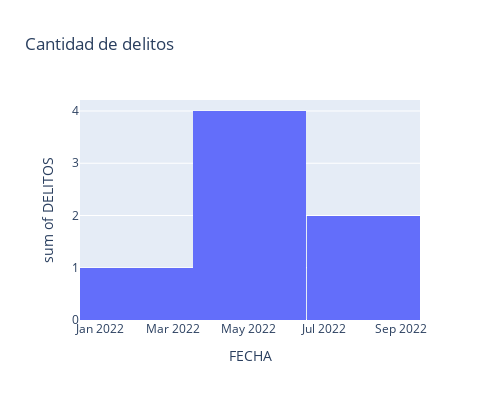

Notebook code for this chart:
### Code cell
fig = px.histogram(df, x='FECHA', y='DELITOS', title='Cantidad de delitos')
fig.update_layout(width=500, height=400)
fig.show()

### Figure 1 — Plotly figure (JSON) as saved in the notebook; plotly's stock layout.template omitted (floating-point values rounded to 4 significant figures)
{"data": [{"alignmentgroup": "True", "bingroup": "x", "histfunc": "sum", "hovertemplate": "FECHA=%{x}<br>sum of DELITOS=%{y}<extra></extra>", "legendgroup": "", "marker": {"color": "#636efa", "pattern": {"shape": ""}}, "name": "", "offsetgroup": "", "orientation": "v", "showlegend": false, "type": "histogram", "x": ["2022-01-01T00:00:00", "2022-01-01T00:00:00", "2022-01-01T00:00:00", "2022-04-01T00:00:00", "2022-04-01T00:00:00", "2022-04-01T00:00:00", "2022-07-01T00:00:00", "2022-07-01T00:00:00", "2022-07-01T00:00:00"], "xaxis": "x", "y": [0, 1, 0, 0, 1, 3, 1, 0, 1], "yaxis": "y"}], "layout": {"barmode": "relative", "height": 400, "legend": {"tracegroupgap": 0}, "title": {"text": "Cantidad de delitos"}, "width": 500, "xaxis": {"anchor": "y", "domain": [0, 1], "title": {"text": "FECHA"}}, "yaxis": {"anchor": "x", "domain": [0, 1], "title": {"text": "sum of DELITOS"}}}}
